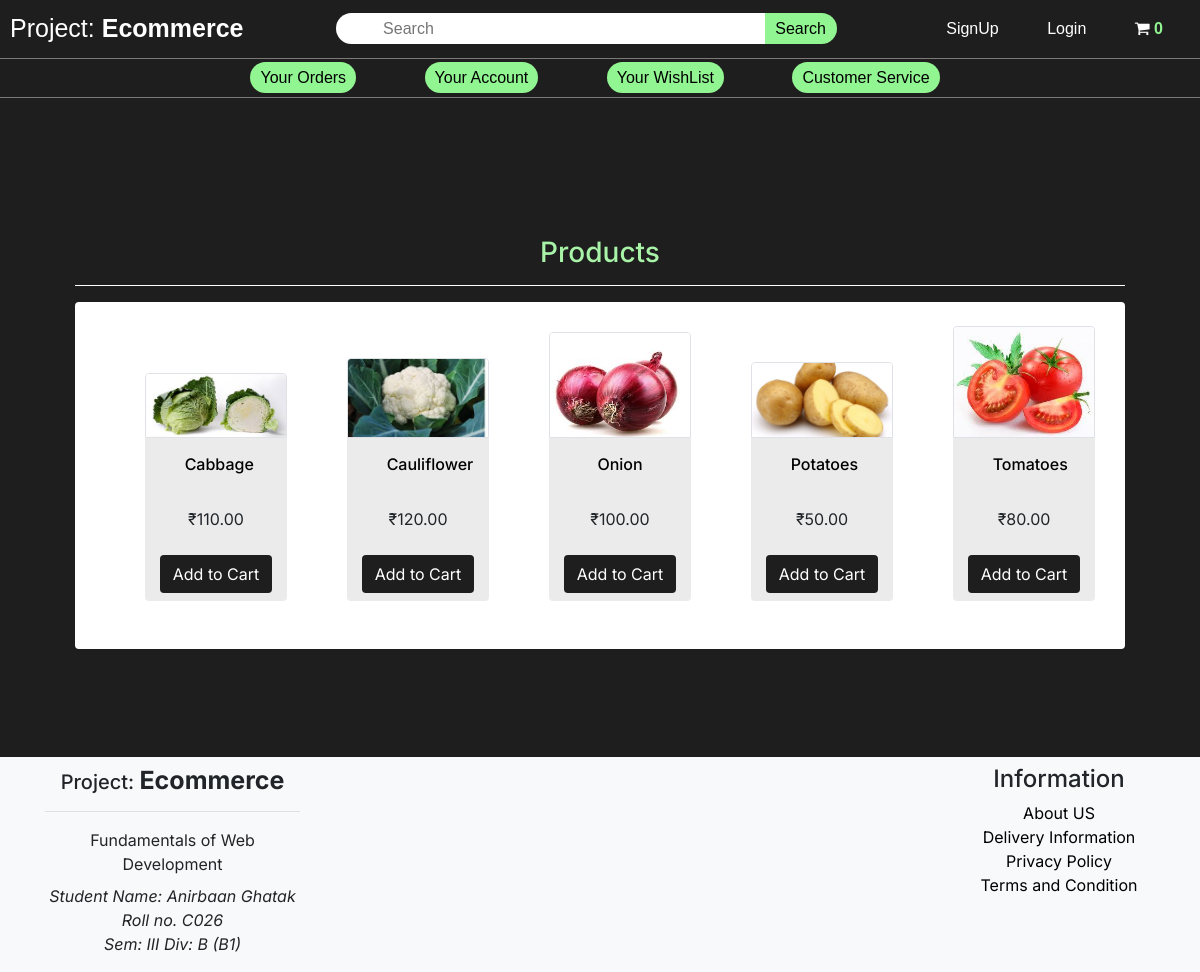
The page /productPage.php?category=vegetables on the database its author committed.
### tables this page shows
CREATE TABLE `product` (
  `item_id` int(11) NOT NULL,
  `item_name` varchar(255) NOT NULL,
  `item_price` double(10, 2) NOT NULL,
  `item_image` varchar(255) NOT NULL,
  `item_qty` varchar(20) NOT NULL
);

### table1.php (called while the page is built, shortened)
<?php
class Dbcontrol
{
    protected $host = "localhost";
    protected $user = "root";
    protected $password = "";
    protected $database = "table1";
    public function __construct()
    {
        $this->con = mysqli_connect($this->host, $this->user, $this->password, $this->database);
    }
}

### functions.php (called while the page is built, shortened)
<?php
  require("database/table1.php");
  require("database/products.php");
  $db = new Dbcontrol();
  $prod = new Product($db);
  $products = $prod->getData();
  $Cart = new Cart($db);

### products.php (called while the page is built, shortened)
<?php
class Product
{
    public $db = null;
    public function __construct(Dbcontrol $db)
    {
        $this->db = $db;
    }
    public function getData($table = "product")
    {
        $result = $this->db->con->query("SELECT*FROM {$table}");
        $resultArr = array();
        while ($item = mysqli_fetch_array($result, MYSQLI_ASSOC)) {
            $resultArr[] = $item;
        }
        return $resultArr;
    }
}

### productPage.php (the view, shortened to what this page needs)
<?php
include("./header_php/header.php");
$category = $_GET['category'] ?? 'fruits';
$products = $prod->getData($category);
?>
<section id="productsList" class="background-body">
  <div class="container py-5">
    <h3 class="font-inter color-third">Products</h3>
    <hr class="cl1" />
    <div class="products background-secondary rounded pt-4">
      <?php foreach ($products as $item) { ?>
        <div class="item font-nato w-20 d-inline-block px-2 mb-5 lefalgn" style="height: 625%; width: 15%;">
          <a href="<?php printf("%s?category=%s&item_id=%s", "itempage.php", $category, $item["item_id"]); ?>"><img src="<?php echo $item["item_image"] ?? "../assets/assets3.jpg" ?>" alt="ipace1" class="rounded-top mx-auto d-inline-block background-secondary border" style="width: 100%;" /></a>
          <div class="text-center rounded-bottom background-prod border-top-primary">
            <h6 class="py-2 px-1 color-primary font-16 rounded w-50 d-inline-block mt-2">
              <?php echo $item["item_name"] ?? "Pear"; ?>
            </h6>
            <div class="price py-3">
              <span class="py-1 px-1 rounded">₹<?php echo $item["item_price"] ?? "100"; ?></span>
            </div>
            <div class="py-2">
              <form method="post">
                <?php
                if (in_array($item['item_id'], $Cart->getCid($prod->getData('cart')) ?? [])) {
                  echo '<button type="submit" disabled class="btn font-size-12">In the Cart</button>';
                } else {
                  echo '<button type="submit" name="ale" class="btn btn-custom font-size-12">Add to Cart</button>';
                }
                ?>
              </form>
            </div>
          </div>
        </div>
      <?php } ?>
    </div>
  </div>
</section>
<?php
include("./header_php/footer.php");
?>

### index.css (style rules this page uses)
.bod { text-align: center; font-family: "Inter", "Noto Sans JP", sans-serif; background-color: black; margin: 0; text-align: center; background-color: rgb(31, 30, 30); }
* { margin: 0; }

### style.css (style rules this page uses)
button, button:focus { outline: none !important; box-shadow: none !important; }
.border-top-primary { border-top: 1px solid #ebebeb; }
.cl1 { border-top: 1px solid #ffffff; }
.lefalgn { margin-left: 40px; }
.background-secondary { background-color: #ffffff; }
.background-prod { background-color: #ebebeb; }
.background-body { background-color: #1f1e1e; }
.color-primary { color: #000000; }
.color-third { color: #a8f3a8; }
.font-inter { font-family: "Inter", sans-serif; }
.font-16 { font-size: 16px; }
.btn-custom { background-color: #1f1e1e !important; color: #ffffff !important; font: 14px; border: 1px solid black; }
body { text-align: center; font-family: "Inter", "Noto Sans JP", sans-serif; background-color: black; margin: 0; text-align: center; background-color: rgb(31, 30, 30); }

### rows shown on the page
product: item_image (picture), item_name "Cabbage", item_price "110.00"
product: item_image (picture), item_name "Cauliflower", item_price "120.00"
product: item_image (picture), item_name "Onion", item_price "100.00"
product: item_image (picture), item_name "Potatoes", item_price "50.00"
product: item_image (picture), item_name "Tomatoes", item_price "80.00"

### other values the page prints
count($prod->getData('cart')) "0"
